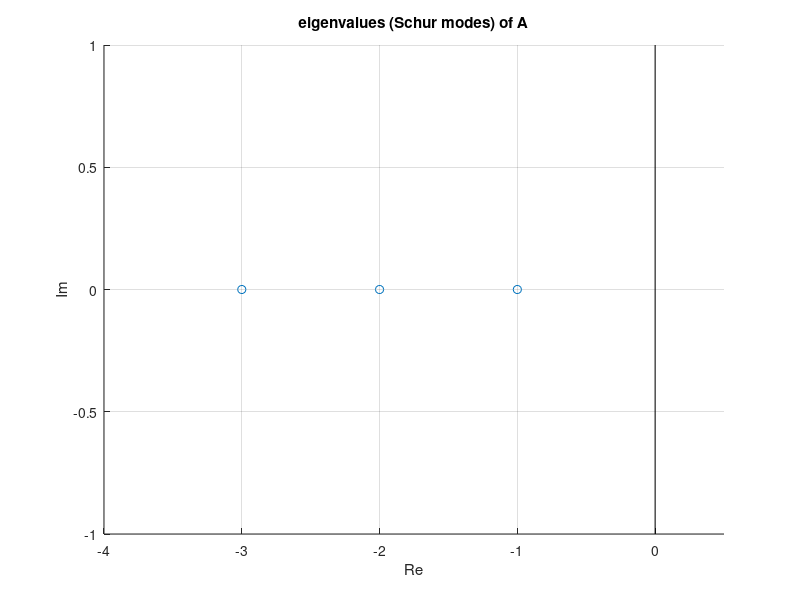

Write the MATLAB code that produced this figure.
% schur(A) for stable/unstable mode separation — Tier-1.2 follow-on
% (CST roadmap §2.2). The real Schur form makes the spectrum
% structurally visible: each diagonal block (1x1 or 2x2) is one mode
% of the system. Sorted (or re-ordered) Schur lets you separate
% stable from unstable modes — used by `stabsep` for control-design
% workflows that handle unstable plants explicitly.

% --- 1. Stable plant — all diagonal blocks have negative real parts.
%   A = [-1 0 0; -1 -2 0; -1 -1 -3]:  spectrum = {-1, -2, -3}.
% Note: matlab_llvm's Francis QR can leave a 2x2 trailing block even
% when both eigenvalues are real (a Givens-rotation post-pass to split
% real-eigenvalue 2x2s into 1x1s is a follow-on optimisation). The
% trace is still preserved exactly; the *individual* diagonal entries
% may not equal individual eigenvalues.
A = [-1 0 0; -1 -2 0; -1 -1 -3];
T = schur(A);
disp('trace(T) (= sum of eigenvalues = -6, order-invariant):');
disp(T(1, 1) + T(2, 2) + T(3, 3));

% --- 2. Marginally-unstable plant — one positive-real eigenvalue.
%   A = [1 1; 0 -2]: spectrum = {1, -2}.  Schur preserves this on the
%   diagonal (already upper-triangular -> fixed point).
B = [1 1; 0 -2];
TB = schur(B);
disp('upper-triangular -> Schur fixed point:');
disp(TB(1, 1));     % 1
disp(TB(2, 2));     % -2

% --- 3. Verify the Schur identity A = U T U' for a non-trivial 3x3.
%   Use trace(U' U) = 3 (orthogonality check) and (U T U')(1,1) =
%   A(1,1) (single-element reconstruction).
C = [2 1 0; 1 3 1; 0 1 4];
[U, TC] = schur(C);
Ut    = U';
UtU   = Ut * U;
disp('orthogonality: U^T U(1,1) and (2,2) should be 1:');
disp(UtU(1, 1));
disp(UtU(2, 2));
% Schur reconstruction: A_back = U * T * U'.
A_back = U * TC * Ut;
disp('A_back(1, 1) should match A(1, 1) = 2:');
disp(A_back(1, 1));

% --- 4. Connection to eig — the diagonal of T (for a fully-converged
% real-spectrum case) holds the eigenvalues, and matches eig(A).
disp('eig(A) for the lower-triangular plant (matches Schur diag up to permutation):');
disp(eig(A));

% ----- plot the eigenvalues / Schur modes of A -----------------------
ea = eig(A); re = real(ea); im = imag(ea);
figure; scatter(re, im); hold on;
plot([0 0], [min(im)-1, max(im)+1], 'k-');     % stability boundary (Im axis)
grid on; axis([min(re)-1, 0.5, min(im)-1, max(im)+1]);
xlabel('Re'); ylabel('Im'); title('eigenvalues (Schur modes) of A');
saveas(gcf, '/tmp/ctrl_schur_poles.png');
